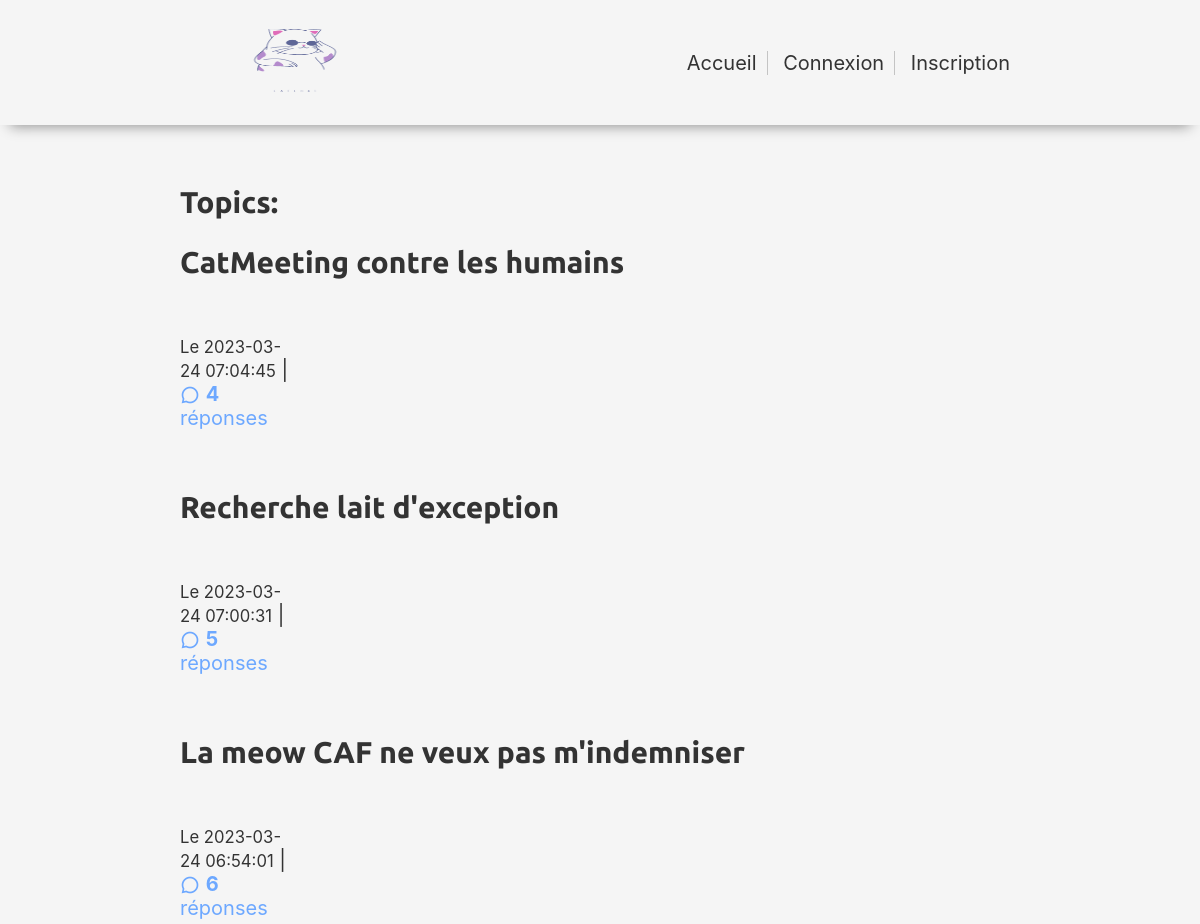
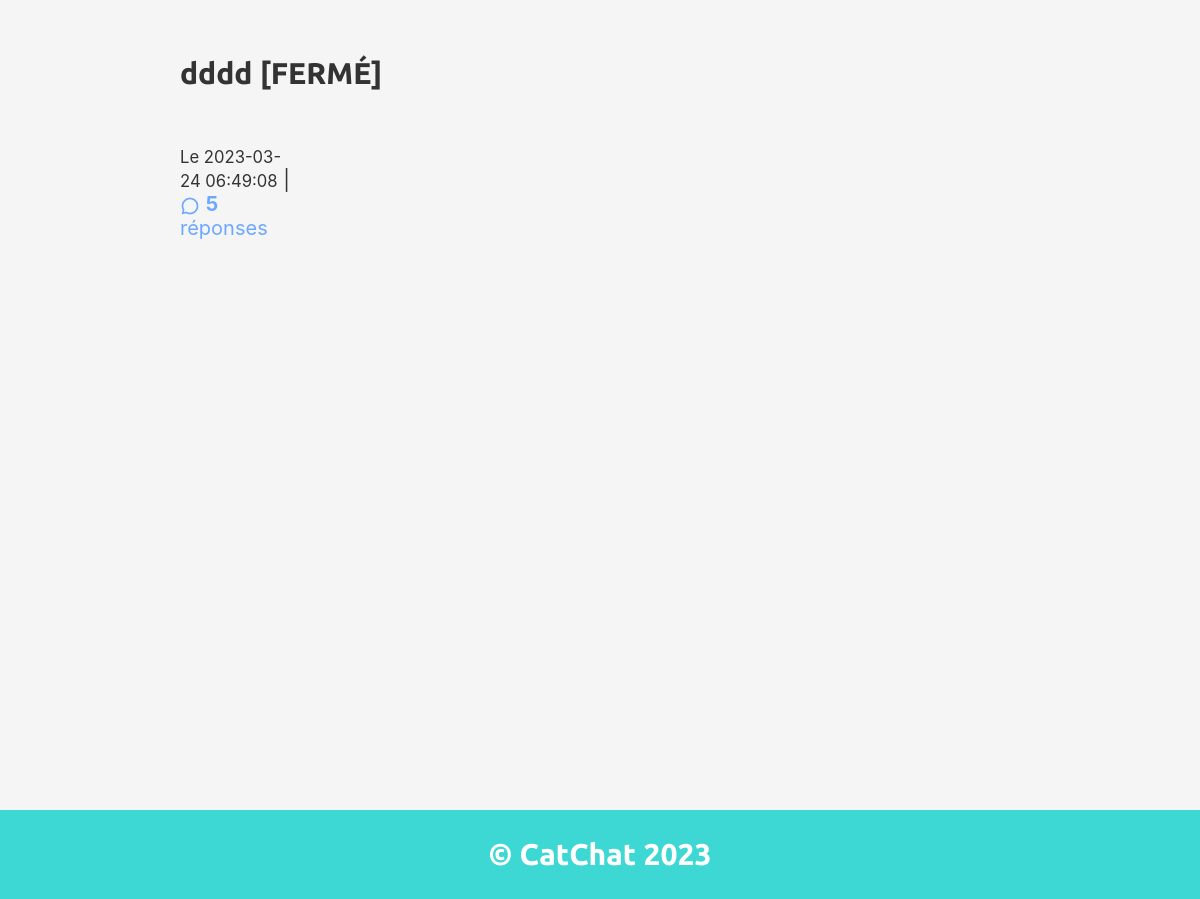
The page / on the database its author committed (2 pictures, top to bottom).
### tables this page shows
CREATE TABLE IF NOT EXISTS `status` (
  `id` int NOT NULL AUTO_INCREMENT,
  `createdAt` datetime NOT NULL,
  `content` text,
  `user_id` int DEFAULT NULL,
  `media_url` text,
  `media_type` varchar(255) DEFAULT NULL,
  PRIMARY KEY (`id`),
  KEY `FK_USERS` (`user_id`),
  CONSTRAINT `status_ibfk_1` FOREIGN KEY (`user_id`) REFERENCES `users` (`id`) ON DELETE CASCADE ON UPDATE CASCADE
);

### libraries/controllers/Controller.php (called while the page is built, shortened)
<?php
abstract class Controller
{
    public function __construct()
    {
        $this->model = new $this->modelName();
    }
    protected function view(string $template, array $variables = [])
    {
        extract($variables);
        require_once 'templates/partials/header.php';
        require_once "templates/$template.php";
        require_once 'templates/partials/footer.php';
    }
}

### libraries/controllers/StatusController.php (called while the page is built, shortened)
<?php
require_once 'Controller.php';
class StatusController extends Controller
{
    public function index()
    {
        $status = $this->model->findAll();
        $this->view('status/index', [
            'status' => $status,
        ]);
    }
}

### index.php (called while the page is built, shortened)
<?php
try {
    $controller = new $controllerName();
    $task = Request::get('task');
    if (!$task) {
        $task = "index";
    }
    $controller->$task();
} catch (Exception $e) {
    $code = $e->getCode();
    $message = $e->getMessage();
    require_once 'templates/partials/header.php';
    require_once 'templates/error.php';
    require_once 'templates/partials/footer.php';
}
?>

### libraries/Database.php (called while the page is built)
<?php
abstract class Database
{
    private static $pdo;
    public static function getInstance(): PDO
    {
        if (empty(self::$pdo)) {
            $host = "localhost";
            $name = "pintviewv1";
            $user = "root";
            $password = "";
            self::$pdo = new PDO(
                "mysql:host=$host;dbname=$name;charset=utf8",
                $user,
                $password,
                [
                    PDO::ATTR_ERRMODE => PDO::ERRMODE_EXCEPTION,
                ]
            );
        }
        return self::$pdo;
    }
}

### libraries/models/Model.php (called while the page is built, shortened)
<?php
abstract class Model
{
    public function __construct()
    {
        $this->db = Database::getInstance();
    }
}

### libraries/models/StatusModel.php (called while the page is built, shortened)
<?php
require_once "Model.php";
class StatusModel extends Model
{
    public function findAll(): array
    {
        $query = $this->db->prepare('
            SELECT
                status.*,
                users.firstName,
                users.lastName,
                users.avatar,
                COUNT(comments.id) AS comments
            FROM status
            JOIN users ON status.user_id = users.id
            LEFT JOIN comments ON comments.status_id = status.id
            GROUP BY status.id
            ORDER BY status.createdAt DESC
        ');
        $query->execute();
        return $query->fetchAll(PDO::FETCH_ASSOC);
    }
}

### templates/status/index.php (the view, shortened to what this page needs)
<?php
require_once('libraries/Database.php');
?>
<h2>Topics:</h2>
<section id="status">
    <?php foreach ($status as $stat) : ?>
        <h2><?= $stat['content'] ?></h2><br>
        <article>
            <figure>
                <div class="metadata">
                    <small>Le <?= $stat['createdAt'] ?></small> |
                    <a href="index.php?controller=status&task=show&id=<?= $stat['id'] ?>">
                        <i class="ri-chat-3-line"></i> <strong><?= $stat['comments'] ?></strong> réponses
                    </a>
                </div>
        </article>
    <?php endforeach ?>
</section>

### css/styles.css (style rules this page uses)
html { font-size: 62.5%; --primary: #103d7f; --secondary: #6da8ff; --background: #37547f; --danger: #8c2c20; --fontOnBackground: white; --text: #333; --ecart: 3em; --baseSize: 2rem; --headingFamily: 'Ubuntu', sans-serif; --textFamily: "Merriweather"; }
html, body { margin: 0; padding: 0; color: var(--text); background: #F5F5F5; }
* { padding: 0; box-sizing: border-box; font-family: var(--textFamily), -apple-system, BlinkMacSystemFont, "Segoe UI", Oxygen, Ubuntu, Cantarell, "Open Sans", "Helvetica Neue", sans-serif; }
h1, h2, h3, h4, h5, h6 { font-family: var(--headingFamily), var(--textFamily), -apple-system, BlinkMacSystemFont, "Segoe UI", Oxygen, Ubuntu, Cantarell, "Open Sans", "Helvetica Neue", sans-serif; }
a { text-decoration: none; color: var(--secondary); }
body { font-size: var(--baseSize); }
i { vertical-align: middle; }
section#status article, section#comments div.comment { display: flex; align-items: top; margin-bottom: var(--ecart); }
section#status article figure { margin: 0; padding: 5px 20px 0 0; width: 140px; }
@media only screen and (min-width: 801px) { html { font-size: 62.5%; } }

### rows shown on the page
status: content "CatMeeting contre les humains", createdAt "2023-03-24 07:04:45", comments "4"
status: content "Recherche lait d'exception", createdAt "2023-03-24 07:00:31", comments "5"
status: content "La meow CAF ne veux pas m'indemniser", createdAt "2023-03-24 06:54:01", comments "6"
status: content "dddd [FERMÉ]", createdAt "2023-03-24 06:49:08", comments "5"
